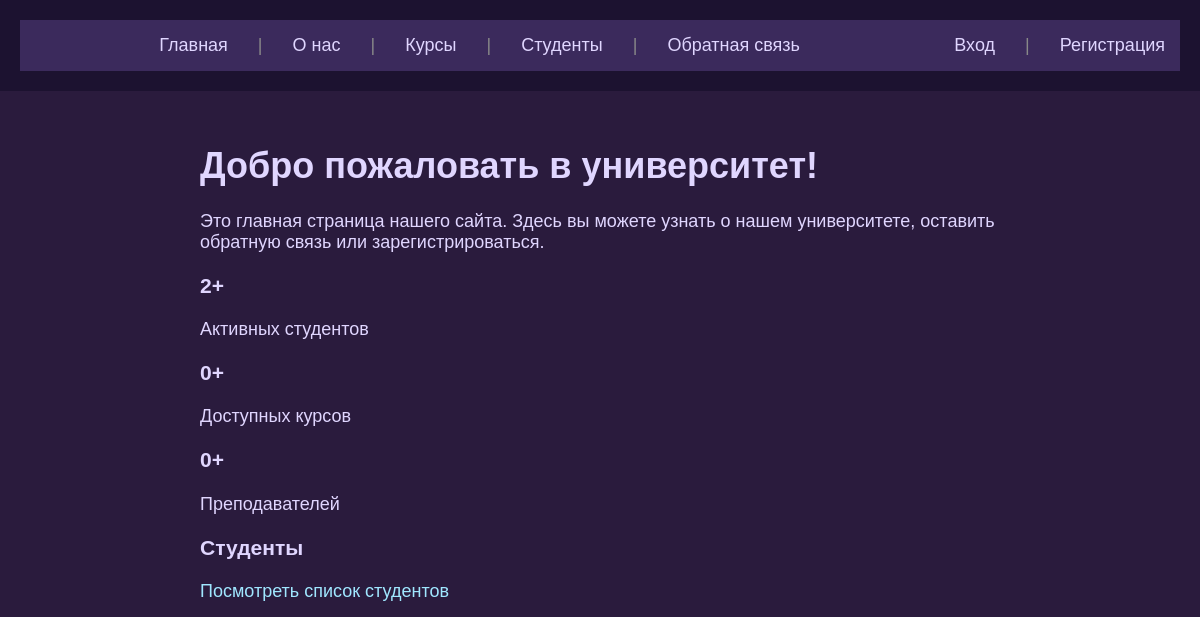
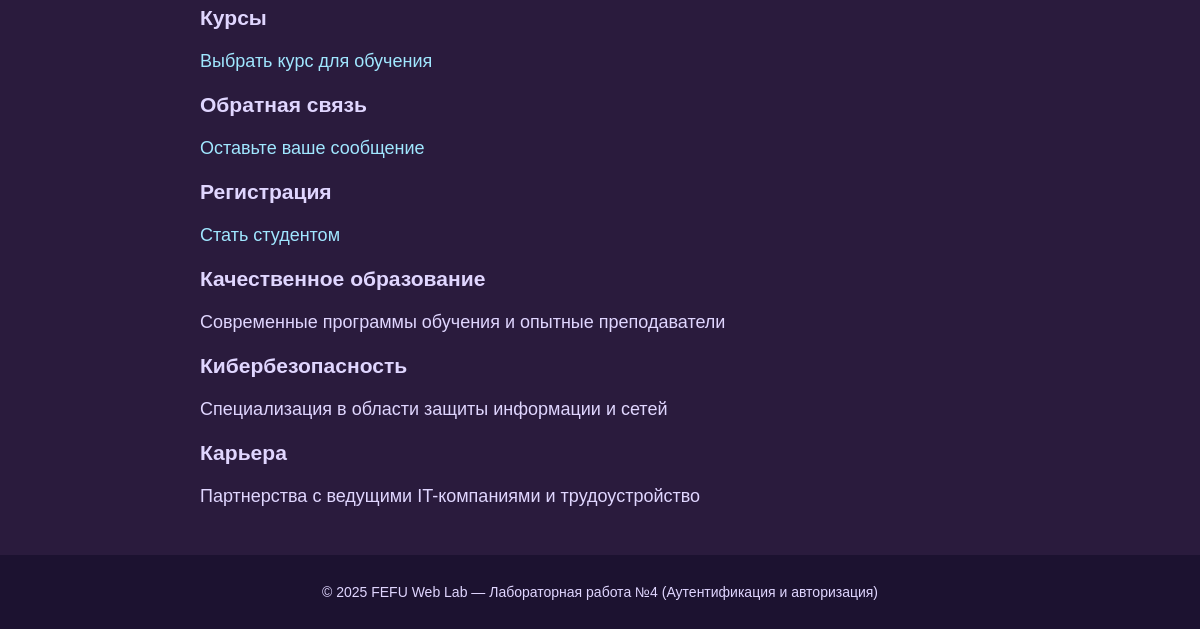
The app's page /, older data (2 pictures, top to bottom).
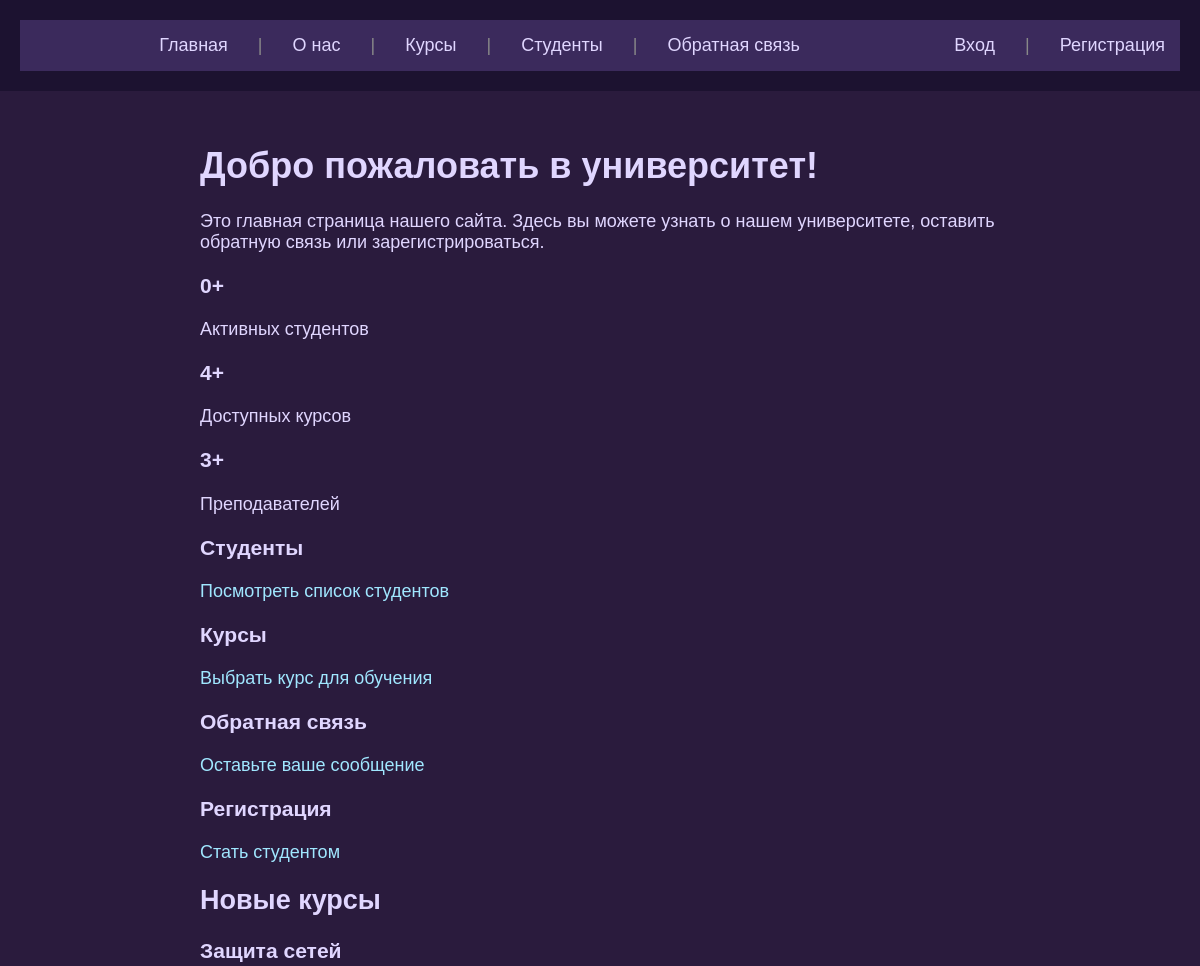
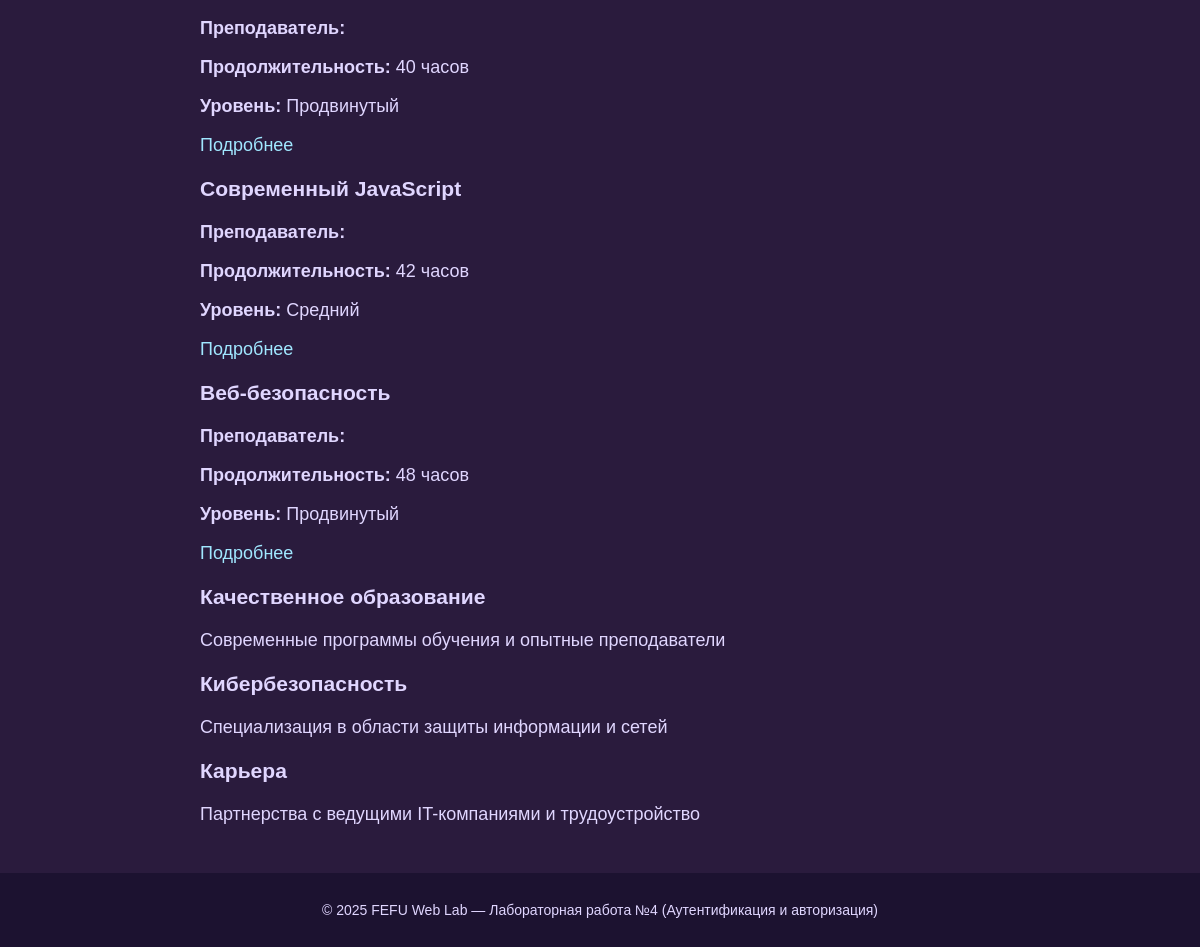
The same page, newer data (2 pictures, top to bottom).
### fefu_lab/models.py (models this page shows, shortened)
class Course(models.Model):
    LEVEL_CHOICES = [
        ('BEGINNER', 'Начальный'),
        ('INTERMEDIATE', 'Средний'),
        ('ADVANCED', 'Продвинутый'),
    ]
    title = models.CharField(max_length=200, unique=True, verbose_name='Название')
    slug = models.SlugField(max_length=200, unique=True, verbose_name='Slug')
    description = models.TextField(verbose_name='Описание')
    duration = models.PositiveIntegerField(verbose_name='Продолжительность (часы)')
    instructor = models.ForeignKey(
        Instructor,
        on_delete=models.SET_NULL,
        null=True,
        blank=True,
        related_name='courses',
        verbose_name='Преподаватель'
    )
    level = models.CharField(max_length=12, choices=LEVEL_CHOICES, default='BEGINNER', verbose_name='Уровень')
    is_active = models.BooleanField(default=True, verbose_name='Активен')
    created_at = models.DateTimeField(auto_now_add=True)
    class Meta:
        verbose_name = 'Курс'
        verbose_name_plural = 'Курсы'
        ordering = ['title']

### fefu_lab/views.py (the view)
# urls.py: path('', views.HomeView.as_view(), name='home'),
class HomeView(View):
    def get(self, request):
        try:
            total_students = UserProfile.objects.filter(role='STUDENT', is_active=True).count()
            total_courses = Course.objects.filter(is_active=True).count()
            total_instructors = Instructor.objects.filter(is_active=True).count()
            recent_courses = Course.objects.filter(is_active=True).order_by('-created_at')[:3]
        except Exception as e:
            raise Http404(f"Ошибка загрузки данных: {e}")
        context = {
            'total_students': total_students,
            'total_courses': total_courses,
            'total_instructors': total_instructors,
            'recent_courses': recent_courses,
        }
        return render(request, 'fefu_lab/home.html', context)

### fefu_lab/models.py (called while the page is built)
    @property
    def full_name(self):
        return self.user.get_full_name()

### fefu_lab/templates/fefu_lab/home.html (shortened to what this page needs)
{% extends "fefu_lab/base.html" %}
{% block heading %}Добро пожаловать в университет!{% endblock %}
{% block content %}
<div class="text-center mb-20">
    <p>Это главная страница нашего сайта. Здесь вы можете узнать о нашем университете, оставить обратную связь или зарегистрироваться.</p>
</div>
<div class="info-grid mb-20">
    <div class="info-item text-center">
        <h3> {{ total_students }}+</h3>
        <p>Активных студентов</p>
    </div>
    <div class="info-item text-center">
        <h3>{{ total_courses }}+</h3>
        <p>Доступных курсов</p>
    </div>
    <div class="info-item text-center">
        <h3>{{ total_instructors }}+</h3>
        <p>Преподавателей</p>
    </div>
</div>
<div class="quick-links mt-20">
    <a href="{% url 'student_list' %}" class="quick-link">
        <h3>Студенты</h3>
        <p>Посмотреть список студентов</p>
    </a>
    <a href="{% url 'course_list' %}" class="quick-link">
        <h3>Курсы</h3>
        <p>Выбрать курс для обучения</p>
    </a>
    <a href="/feedback/" class="quick-link">
        <h3>Обратная связь</h3>
        <p>Оставьте ваше сообщение</p>
    </a>
    <a href="/register/" class="quick-link">
        <h3>Регистрация</h3>
        <p>Стать студентом</p>
    </a>
</div>
{% if recent_courses %}
<div class="mt-20">
    <h2>Новые курсы</h2>
    <div class="info-grid">
        {% for course in recent_courses %}
            <div class="info-item">
                <h3>{{ course.title }}</h3>
                <p><strong>Преподаватель:</strong>
                </p>
                <p><strong>Продолжительность:</strong> {{ course.duration }} часов</p>
                <p><strong>Уровень:</strong> {{ course.get_level_display }}</p>
                <a href="{% url 'course' course.slug %}" class="btn" style="margin-top: 10px;">Подробнее</a>
            </div>
        {% endfor %}
    </div>
</div>
{% endif %}
<div class="about-features mt-20">
    <div class="feature-card">
        <h3>Качественное образование</h3>
        <p>Современные программы обучения и опытные преподаватели</p>
    </div>
    <div class="feature-card">
        <h3>Кибербезопасность</h3>
        <p>Специализация в области защиты информации и сетей</p>
    </div>
    <div class="feature-card">
        <h3>Карьера</h3>
        <p>Партнерства с ведущими IT-компаниями и трудоустройство</p>
    </div>
</div>
{% endblock %}

Row changes from the older to the newer data that the page shows:
added Course: title "Защита сетей", duration "40", level "Продвинутый"
added Course: title "Современный JavaScript", duration "42", level "Средний"
added Course: title "Веб-безопасность", duration "48", level "Продвинутый"
Text that changed along with them:
{{ total_students }}: "2" → "0"
{{ total_courses }}: "0" → "4"
{{ total_instructors }}: "0" → "3"
text now shown: "Новые курсы"
